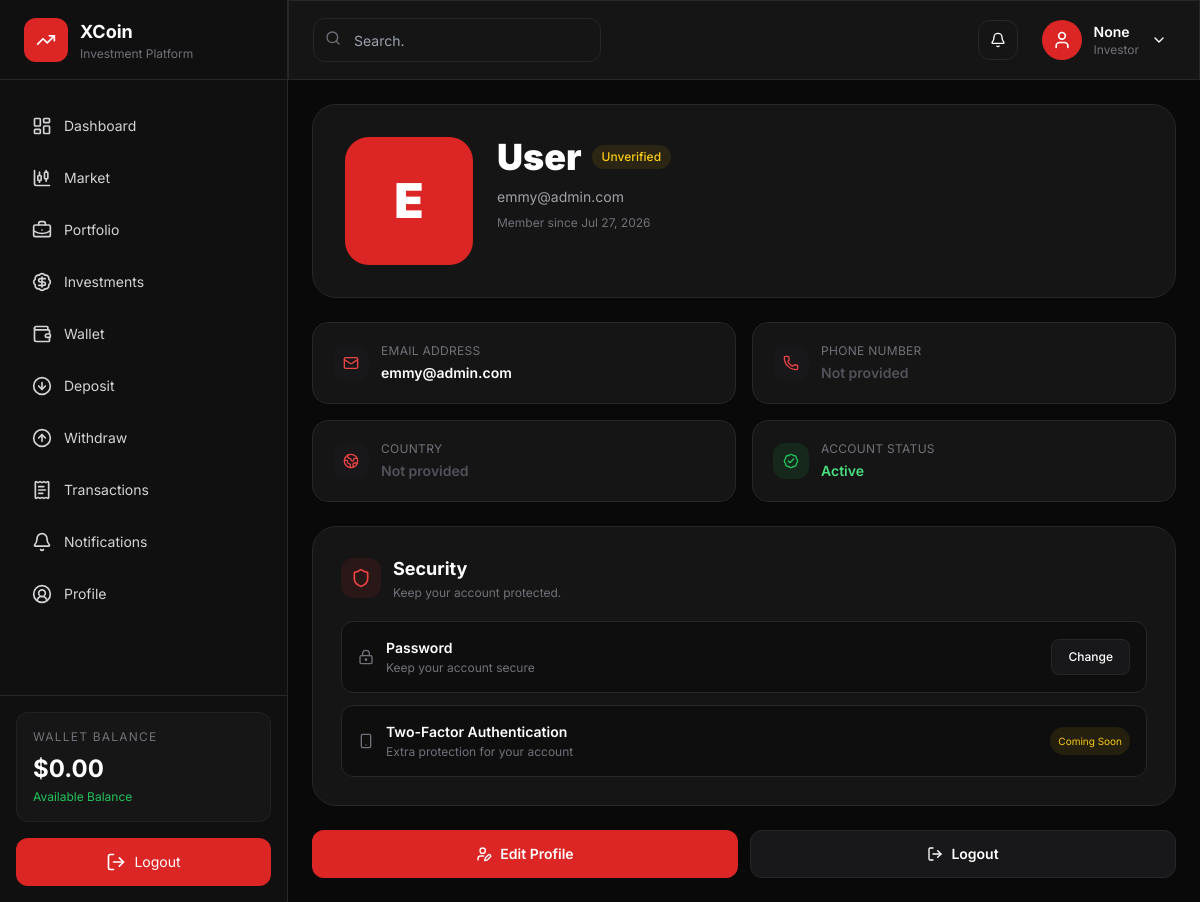
The app's page /profile/ (signed in), older data.
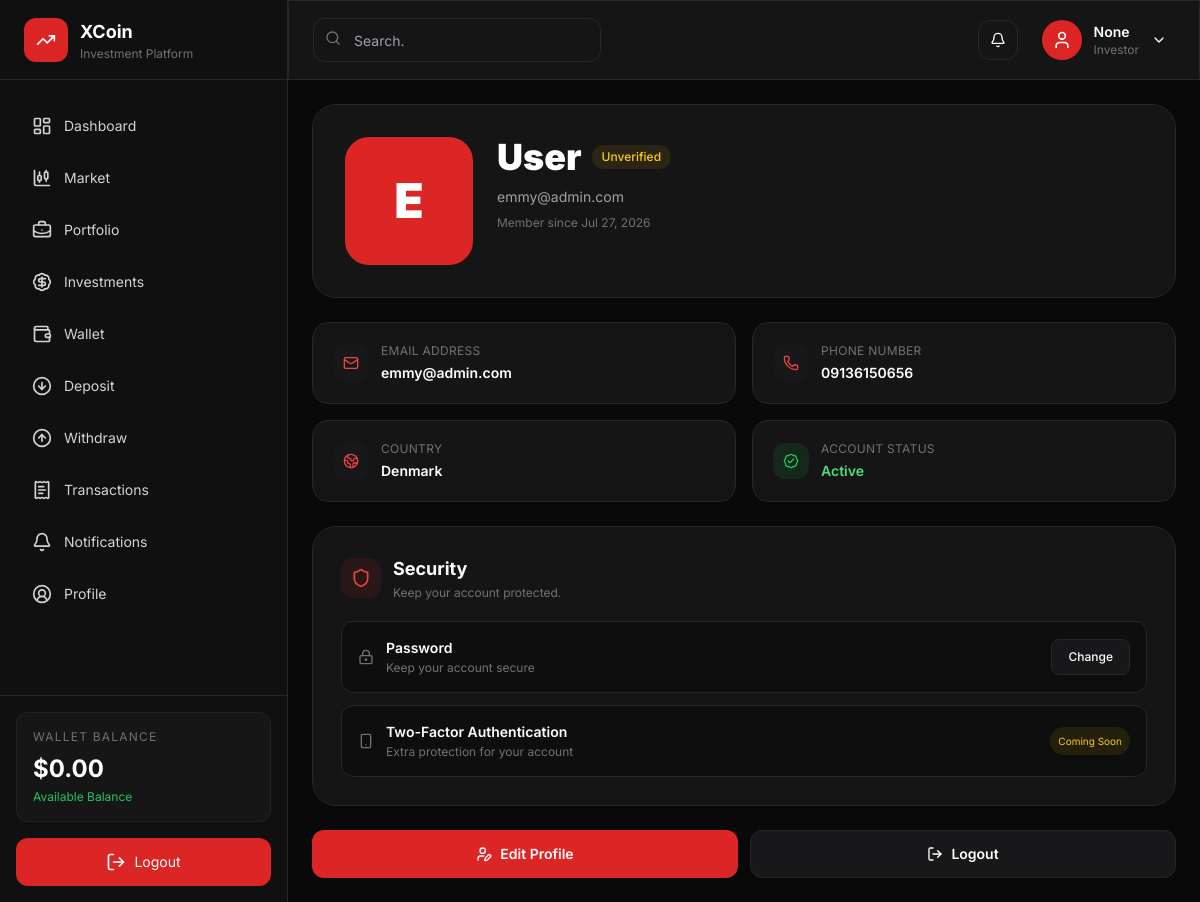
The same page, newer data.
### xcoin/models.py (models this page shows, shortened)
class User(AbstractUser):
    username = None
    email = models.EmailField(
        unique=True
    )
    first_name = models.CharField(
        max_length=100
    )
    last_name = models.CharField(
        max_length=100
    )
    phone = models.CharField(
        max_length=20,
        unique=True
    )
    country = models.CharField(
        max_length=120,
        blank=True
    )
    avatar = models.ImageField(
        upload_to="avatars/",
        blank=True,
        null=True
    )
    email_verified = models.BooleanField(
        default=False
    )
    is_verified = models.BooleanField(
        default=False
    )
    is_suspended = models.BooleanField(
        default=False
    )
    referral_code = models.CharField(
        max_length=20,
        unique=True,
        blank=True
    )
    referred_by = models.ForeignKey(
        "self",
        null=True,
        blank=True,
        on_delete=models.SET_NULL
    )
    created_at = models.DateTimeField(
        auto_now_add=True
    )
    updated_at = models.DateTimeField(
        auto_now=True
    )
    USERNAME_FIELD = "email"
    REQUIRED_FIELDS = []
    objects = UserManager()
    class Meta:
        ordering = ["-created_at"]

class Wallet(models.Model):
    user = models.OneToOneField(
        User,
        on_delete=models.CASCADE,
        related_name="wallet"
    )
    balance = models.DecimalField(
        max_digits=20,
        decimal_places=2,
        default=0
    )
    bonus = models.DecimalField(
        max_digits=20,
        decimal_places=2,
        default=0
    )
    locked_balance = models.DecimalField(
        max_digits=20,
        decimal_places=2,
        default=0,
        help_text="Funds locked in investments or pending trades"
    )
    total_deposit = models.DecimalField(
        max_digits=20,
        decimal_places=2,
        default=0
    )
    total_withdrawal = models.DecimalField(
        max_digits=20,
        decimal_places=2,
        default=0
    )
    total_profit = models.DecimalField(
        max_digits=20,
        decimal_places=2,
        default=0
    )
    total_bonus = models.DecimalField(
        max_digits=20,
        decimal_places=2,
        default=0
    )
    updated_at = models.DateTimeField(
        auto_now=True
    )

### xcoin/views.py (the view)
@login_required
def profile(request):
    wallet = request.user.wallet
    transactions = Transaction.objects.filter(
        user=request.user
    ).order_by("-created_at")[:5]
    investments = Investment.objects.filter(
        user=request.user
    ).count()
    context = {
        "user": request.user,
        "wallet": wallet,
        "transactions": transactions,
        "investment_count": investments,
    }
    return render(
        request,
        "profile.html",
        context,
    )

### xcoin/context_processors.py (called while the page is built)
def notifications(request):
    if request.user.is_authenticated:
        unread_notifications = Notification.objects.filter(
            user=request.user,
            is_read=False
        ).count()
        latest_notifications = Notification.objects.filter(
            user=request.user
        ).order_by("-created_at")[:5]
    else:
        unread_notifications = 0
        latest_notifications = []
    return {
        "unread_notifications": unread_notifications,
        "latest_notifications": latest_notifications,
    }

### xcoin/templates/profile.html (shortened to what the changed rows need)
{% extends "base.html" %}
{% block content %}
<section class="w-full max-w-5xl mx-auto space-y-5 sm:space-y-6">
<div class="glass rounded-2xl sm:rounded-3xl border border-zinc-800 p-5 sm:p-6 lg:p-8">
    <div class="flex flex-col sm:flex-row items-center sm:items-start gap-5 sm:gap-6">
        {% if request.user.avatar %}
        <img
            src="{{ request.user.avatar.url }}"
            alt="Profile"
            class="w-24 h-24 sm:w-28 sm:h-28 lg:w-32 lg:h-32
                   rounded-2xl sm:rounded-3xl
                   object-cover
                   shrink-0">
        {% else %}
        <div
            class="w-24 h-24 sm:w-28 sm:h-28 lg:w-32 lg:h-32
                   rounded-2xl sm:rounded-3xl
                   bg-red-600
                   flex items-center justify-center
                   text-3xl sm:text-4xl lg:text-5xl
                   font-black
                   shrink-0">
            {% if request.user.username %}
                {{ request.user.username|slice:":1"|upper }}
            {% elif request.user.email %}
                {{ request.user.email|slice:":1"|upper }}
            {% else %}
                U
            {% endif %}
        </div>
        {% endif %}
        <div class="min-w-0 flex-1 text-center sm:text-left">
            <div class="flex flex-wrap items-center justify-center sm:justify-start gap-2.5">
                <h1 class="text-2xl sm:text-3xl lg:text-4xl font-black truncate max-w-full">
                    {% if request.user.username %}
                        {{ request.user.username }}
                    {% else %}
                        User
                    {% endif %}
                </h1>
                {% if request.user.email_verified %}
                <span
                    class="bg-green-500/10
                           text-green-400
                           px-2.5 py-1
                           rounded-full
                           text-[10px] sm:text-xs
                           font-medium">
                    Verified
                </span>
                {% else %}
                <span
                    class="bg-yellow-500/10
                           text-yellow-400
                           px-2.5 py-1
                           rounded-full
                           text-[10px] sm:text-xs
                           font-medium">
                </span>
                {% endif %}
            </div>
            <p class="text-xs sm:text-sm text-zinc-400 mt-2.5 break-all">
                {{ request.user.email }}
            </p>
            <p class="text-[10px] sm:text-xs text-zinc-500 mt-2">
                Member since {{ request.user.created_at|date:"M d, Y" }}
            </p>
        </div>
    </div>
</div>
<div class="grid grid-cols-1 sm:grid-cols-2 gap-3 sm:gap-4">
    <div class="glass rounded-2xl border border-zinc-800 p-4 sm:p-5">
        <div class="flex items-center gap-3">
            <div class="min-w-0">
                <p class="text-[10px] sm:text-xs uppercase tracking-wide text-zinc-500">
                    Email Address
                </p>
                <h2 class="text-xs sm:text-sm font-semibold mt-1 break-all">
                    {{ request.user.email }}
                </h2>
            </div>
        </div>
    </div>
    <div class="glass rounded-2xl border border-zinc-800 p-4 sm:p-5">
        <div class="flex items-center gap-3">
            <div class="min-w-0">
                <p class="text-[10px] sm:text-xs uppercase tracking-wide text-zinc-500">
                    Phone Number
                </p>
                <h2 class="text-xs sm:text-sm font-semibold mt-1">
                    {% if request.user.phone %}
                        {{ request.user.phone }}
                    {% else %}
                        <span class="text-zinc-600">Not provided</span>
                    {% endif %}
                </h2>
            </div>
        </div>
    </div>
    <div class="glass rounded-2xl border border-zinc-800 p-4 sm:p-5">
        <div class="flex items-center gap-3">
            <div class="min-w-0">
                <p class="text-[10px] sm:text-xs uppercase tracking-wide text-zinc-500">
                    Country
                </p>
                <h2 class="text-xs sm:text-sm font-semibold mt-1">
                    {% if request.user.country %}
                        {{ request.user.country }}
                    {% else %}
                        <span class="text-zinc-600">Not provided</span>
                    {% endif %}
                </h2>
            </div>
        </div>
    </div>
    <div class="glass rounded-2xl border border-zinc-800 p-4 sm:p-5">
        <div class="flex items-center gap-3">
            <div>
                <h2 class="text-xs sm:text-sm font-semibold text-green-400 mt-1">
                    Active
                </h2>
            </div>
        </div>
    </div>
</div>
<div class="glass rounded-2xl sm:rounded-3xl border border-zinc-800 p-5 sm:p-6 lg:p-7">
    <div class="flex items-center gap-3">
        <div>
            <h2 class="text-base sm:text-lg font-bold">
                Security
            </h2>
        </div>
    </div>
</div>
</section>
{% endblock %}

### xcoin/templates/base.html (shortened to what the changed rows need)
{% load static %}
{% load humanize %}
<!DOCTYPE html>
<html lang="en"
      x-data="{ sidebar:false }">
<head>
<script src="https://cdn.tailwindcss.com"></script>
</head>
<body class="text-sm overflow-x-hidden">
<div class="flex min-h-screen w-full min-w-0 overflow-x-hidden">
<aside
    :class="sidebar
        ? 'translate-x-0'
        : '-translate-x-full'"
    class="mobile-sidebar
           fixed
           lg:static
           inset-y-0
           left-0
           w-72
           shrink-0
           bg-[#101010]
           border-r
           border-zinc-800
           transition-all
           duration-300
           z-50
           lg:translate-x-0">
    <div class="h-20 flex items-center px-6 border-b border-zinc-800">
        <div class="ml-3 min-w-0">
            <h2 class="font-bold text-lg">
                XCoin
            </h2>
        </div>
    </div>
    <nav
        class="flex flex-col h-[calc(100vh-80px)] justify-between">
        <div class="border-t border-zinc-800 p-4">
            <div class="glass rounded-xl p-4 mb-4">
                <p class="text-xs uppercase tracking-widest text-zinc-500">
                    Wallet Balance
                </p>
                <h2 class="text-2xl font-bold mt-2">
                    ${{ request.user.wallet.balance|floatformat:2|intcomma }}
                </h2>
                <p class="text-xs text-green-500 mt-1">
                    Available Balance
                </p>
            </div>
        </div>
    </nav>
</aside>
<div class="app-main flex flex-1 flex-col overflow-x-hidden">
    <header
        class="h-20 shrink-0
               glass
               border-b
               border-zinc-800
               sticky
               top-0
               z-30">
        <div
            class="h-full flex items-center justify-between gap-3 px-3 sm:px-6">
            <div
                class="flex shrink-0 items-center gap-2 sm:gap-4">
                <div
                    class="relative"
                    x-data="{open:false}">
                    <button
                        @click="open=!open"
                        type="button"
                        class="flex items-center gap-2 sm:gap-3 px-1 sm:px-2 py-1 rounded-xl hover:bg-zinc-900 transition">
                        <div class="hidden lg:block text-left">
                            <h3 class="text-sm font-semibold">
                                {{ request.user.username }}
                            </h3>
                            <p class="text-xs text-zinc-500">
                                Investor
                            </p>
                        </div>
                    </button>
                </div>
            </div>
        </div>
    </header>
    <main
        class="w-full
               min-w-0
               max-w-full
               flex-1
               overflow-x-hidden
               px-3
               py-5
               sm:px-6
               sm:py-6
               lg:px-6">
        {% block content %}
        {% endblock %}
    </main>
</div>
</div>
</body>
</html>

Row changes from the older to the newer data that the page shows:
changed User "None": user.phone (not shown) → "09136150656"; user.country (not shown) → "Denmark"; phone empty → "09136150656" (drawn); country empty → "Denmark " (drawn)
Text that changed along with them:
text no longer shown: "Not provided Not provided"
